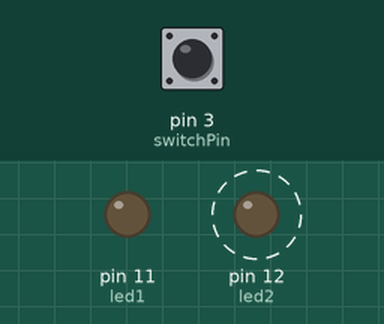
Recording of a sketch running on a simulated Arduino Uno, built with avr-gcc and run on an emulated ATmega328P. Shown: output pins drawn as LEDs (lit = HIGH). Dashed ring = blinking. Inputs (shaded band) come from the test bench; at power-on: pin 3 (switchPin) LOW.

Above: at 2.8 s.
2.9 s: pin 3 (switchPin) pulled HIGH for 1.2 s
At 3.4 s:
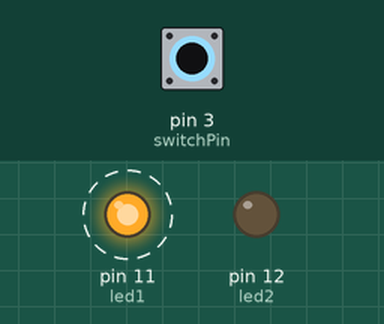
6.4 s: pin 3 (switchPin) pulled HIGH for 3.2 s
At 10.4 s:
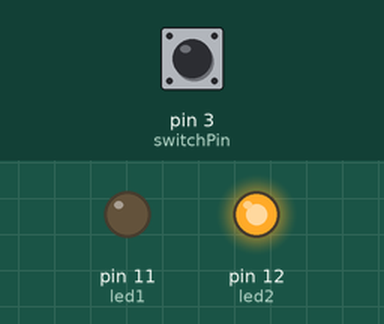
Timing chart, 0 to 17.1 s (numbered marks = the images above; inputs shaded):
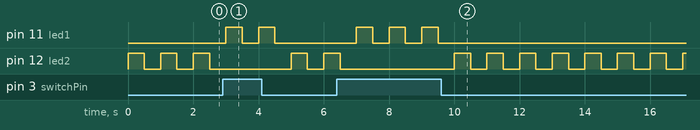

The sketch:

sketch_jan24a.ino
```cpp
const int switchPin = 3;

const int led1=11;
const int led2=12;

void setup() {

pinMode(switchPin, INPUT);
pinMode(led1, OUTPUT);
pinMode(led2, OUTPUT);


}

void loop() {
 int switchVal = digitalRead(switchPin);

 if (switchVal == HIGH) {
  digitalWrite(led1, HIGH);
  delay(500);
  digitalWrite(led1, LOW);
  delay(500);

 } else {
  digitalWrite(led2, HIGH);
  delay(500);
  digitalWrite(led2, LOW);
  delay(500);

 }


}
```

Measured:
- after the input at 2.9 s, pin 11 (led1): alternates HIGH for 0.50 s and LOW for 0.50 s, 4 changes in all, then stays LOW, starting after 0.10 s
- after the input at 6.4 s, pin 11 (led1): alternates HIGH for 0.50 s and LOW for 0.50 s, 6 changes in all, then stays LOW, starting after 0.60 s
- by itself, pin 12 (led2): repeats every 1.0 s: HIGH 0.50 s, LOW 0.50 s
